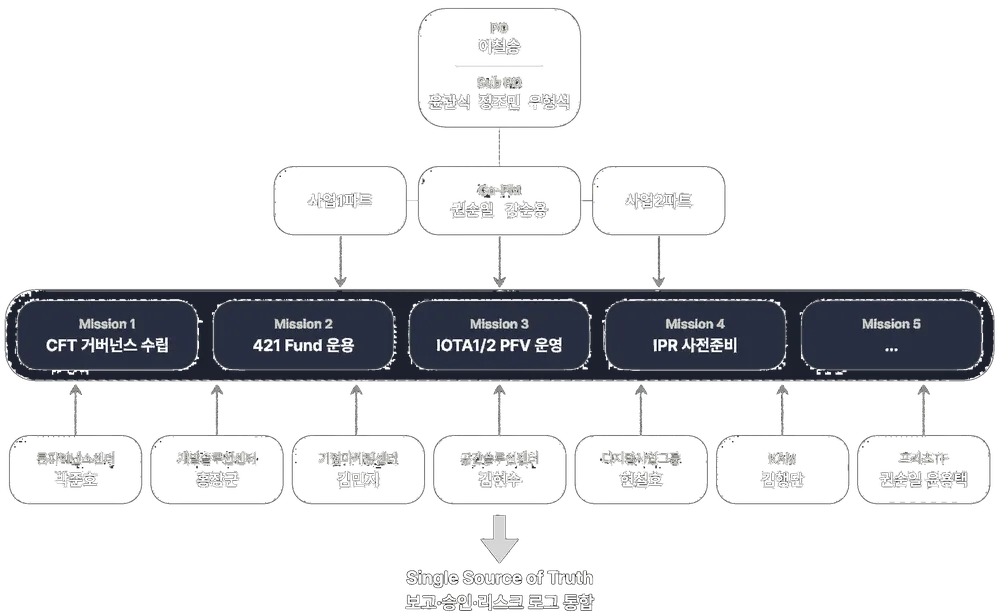
#> input picture src/assets/cft.webp, 1000 x 616 px, shrunk from 3076 x 1894 before the run
$ python check_bg.py
#> lines starting #> are read from the running program, lines starting #| are printed output that depends on the picture
from PIL import Image

try:
    img = Image.open('src/assets/cft.webp').convert('RGB')
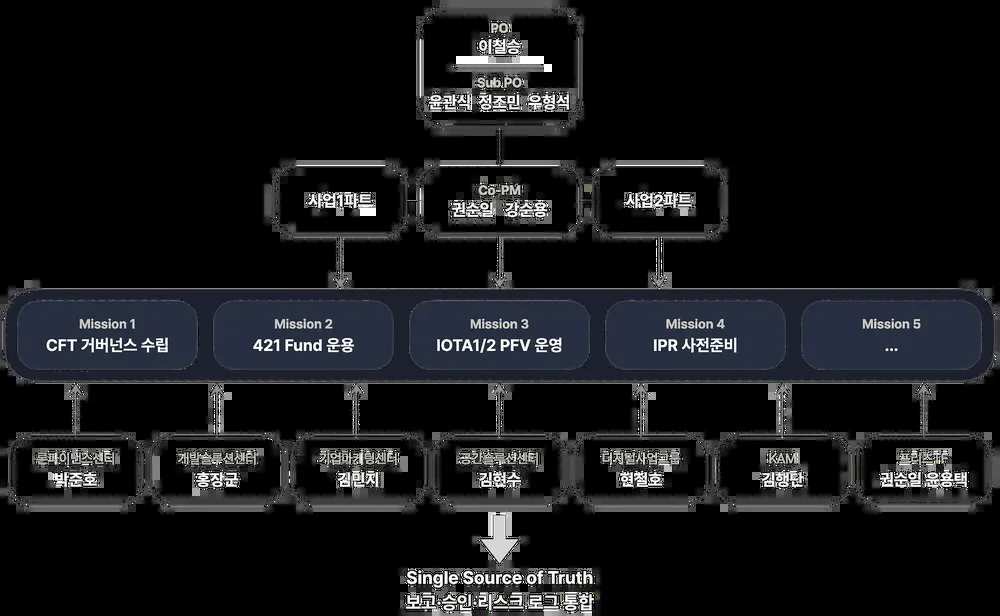
#> img: PIL image 1000x616 RGB; mean R, G, B 22.7, 23.5, 25.7
    # Get pixel at top-left corner
    bg_color = img.getpixel((0, 0))
#> bg_color = (0, 0, 0)
    print(f"Top-left pixel color: {bg_color}")
#| Top-left pixel color: (0, 0, 0)
except Exception as e:
    print(f"Error: {e}")
